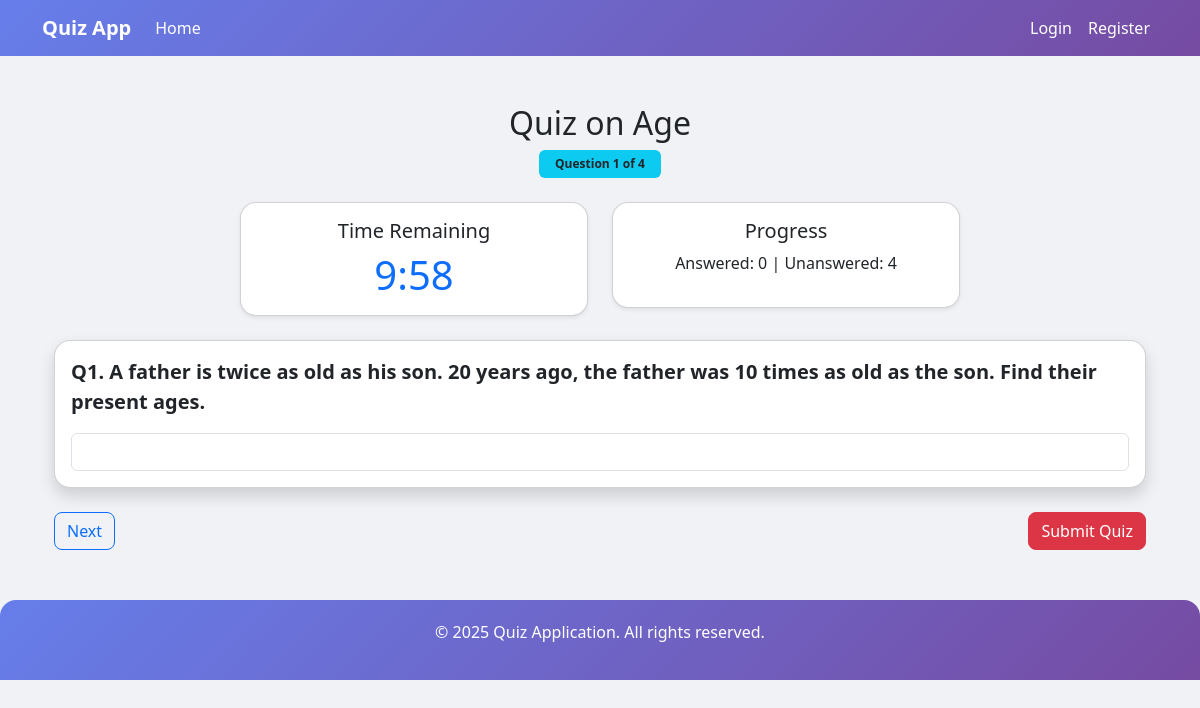
/quiz/1/, run on an earlier commit of the app's database.
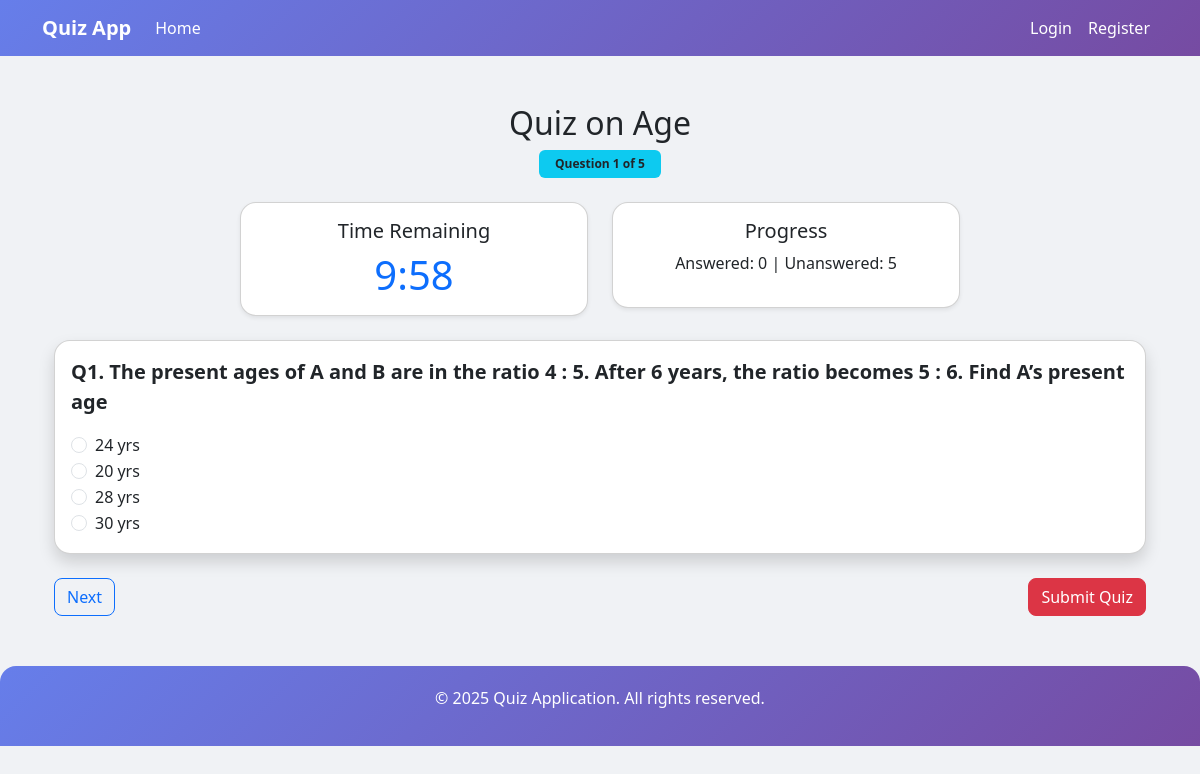
And on a later commit of the database.
### quiz/models.py (models this page shows, shortened)
class Question(models.Model):
    QUESTION_TYPES = [
        ("MCQ", "Multiple Choice"),
        ("NUM", "Numeric"),
        ("TF", "True/False"),
    ]
    DIFFICULTY_LEVELS = [
        (1, "Easy"),
        (2, "Medium"),
        (3, "Hard"),
    ]
    topic = models.ForeignKey(Topic, on_delete=models.CASCADE, related_name="questions")
    text = models.TextField()  # Question text (can hold LaTeX)
    question_type = models.CharField(max_length=5, choices=QUESTION_TYPES, default="MCQ")
    difficulty = models.IntegerField(choices=DIFFICULTY_LEVELS, default=1)
    marks = models.FloatField(default=1.0, editable=False)
    option_a = models.TextField(blank=True, null=True)
    option_b = models.TextField(blank=True, null=True)
    option_c = models.TextField(blank=True, null=True)
    option_d = models.TextField(blank=True, null=True)
    correct_option = models.CharField(
        max_length=50,
        blank=True,
        null=True,
        help_text=(
            "For MCQ: enter A, B, C, or D; "
            "For True/False: enter True or False; "
            "For Numeric: enter the number as text."
        )
    )
    solution = models.TextField(blank=True, null=True)
    created_by = models.ForeignKey(settings.AUTH_USER_MODEL, on_delete=models.SET_NULL, null=True, blank=True)
    created_at = models.DateTimeField(auto_now_add=True)

### quiz/views.py (the view, shortened to what this page needs)
# urls.py: path('quiz/<int:topic_id>/', views.take_quiz, name='take_quiz'),
def take_quiz(request, topic_id):
    topic = get_object_or_404(Topic, pk=topic_id)
    questions = list(Question.objects.filter(topic=topic)[:10])
    total_questions = len(questions)
    if total_questions == 0:
        return render(request, "no_questions.html", {"topic": topic})
    start_new = request.GET.get("start", None)
    duration_minutes = 10
    current_index = int(request.GET.get("q", 0))
    if current_index < 0 or current_index >= total_questions:
        current_index = 0
    if "quiz_answers" not in request.session:
        request.session["quiz_answers"] = {}
    answers = request.session["quiz_answers"]
    total_seconds = request.session.get("remaining_seconds", duration_minutes * 60)
    current_question = questions[current_index]
    question_id = str(current_question.id)
    saved_answer = answers.get(question_id, "")
    return render(request, "take_quiz.html", {
        "topic": topic,
        "question": current_question,
        "current_index": current_index,
        "total_questions": total_questions,
        "saved_answer": saved_answer,
        "answered_count": len(answers),
        "unanswered_count": total_questions - len(answers),
        "duration_minutes": duration_minutes,
        "remaining_seconds": total_seconds
    })

### quiz/context_processors.py (called while the page is built)
def user_role(request):
    if request.user.is_authenticated:
        if request.user.is_superuser or request.user.is_staff:
            return {"user_role": "admin"}
        else:
            return {"user_role": "user"}
    return {"user_role": None}

### templates/take_quiz.html (shortened to what this page needs)
{% extends "base.html" %}
{% block content %}
<div class="container mt-5">
    <div class="row mb-4">
        <div class="col-md-12 text-center">
            <h2 class="mb-2">Quiz on {{ topic.name }}</h2>
            <div class="badge bg-info text-dark py-2 px-3">
                Question {{ current_index|add:"1" }} of {{ total_questions }}
            </div>
        </div>
    </div>
    <div class="row mb-4 justify-content-center">
        <div class="col-md-4 text-center">
            <div class="card shadow-sm p-3">
                <h5>Time Remaining</h5>
                <span id="time" class="display-6 text-primary"></span>
            </div>
        </div>
        <div class="col-md-4 text-center">
            <div class="card shadow-sm p-3">
                <h5>Progress</h5>
                <p>Answered: {{ answered_count }} | Unanswered: {{ unanswered_count }}</p>
            </div>
        </div>
    </div>
    <form method="post" id="quiz-form">
        <div class="card shadow mb-4">
            <div class="card-body">
                <p class="fs-5"><strong>Q{{ current_index|add:"1" }}. {{ question.text }}</strong></p>
                {% if question.question_type == "MCQ" %}
                    <div class="form-check">
                        <input class="form-check-input" type="radio" name="answer" value="A" id="optionA"
                            {% if saved_answer == "A" %}checked{% endif %}>
                        <label class="form-check-label" for="optionA">{{ question.option_a }}</label>
                    </div>
                    <div class="form-check">
                        <input class="form-check-input" type="radio" name="answer" value="B" id="optionB"
                            {% if saved_answer == "B" %}checked{% endif %}>
                        <label class="form-check-label" for="optionB">{{ question.option_b }}</label>
                    </div>
                    <div class="form-check">
                        <input class="form-check-input" type="radio" name="answer" value="C" id="optionC"
                            {% if saved_answer == "C" %}checked{% endif %}>
                        <label class="form-check-label" for="optionC">{{ question.option_c }}</label>
                    </div>
                    <div class="form-check">
                        <input class="form-check-input" type="radio" name="answer" value="D" id="optionD"
                            {% if saved_answer == "D" %}checked{% endif %}>
                        <label class="form-check-label" for="optionD">{{ question.option_d }}</label>
                    </div>
                {% else %}
                    <input type="text" class="form-control" name="answer" value="{{ saved_answer }}">
                {% endif %}
            </div>
        </div>
        <div class="d-flex justify-content-between mb-5">
            <div>
                {% if current_index < total_questions|add:"-1" %}
                    <button type="submit" name="action" value="next" class="btn btn-outline-primary">Next</button>
                {% endif %}
            </div>
            <button type="button" class="btn btn-danger" onclick="openPopup()">Submit Quiz</button>
        </div>
    </form>
</div>
{% endblock %}

What changed in the data, as far as the page shows it:
removed Question: text "A father is twice as old as his son. 20 years ago, the father was 10 times as old as the son. Find their present ages."
added Question: text "The present ages of A and B are in the ratio 4 : 5. After 6 years, the ratio becomes 5 : 6. Find A’s present age", option_a "24 yrs", option_b "20 yrs", option_c "28 yrs", option_d "30 yrs"
Also different on the page:
{{ total_questions }}: "4" → "5"
{{ unanswered_count }}: "4" → "5"
form field answer: (not shown) → "☐ 24 yrs"
form field answer: (not shown) → "☐ 20 yrs"
form field answer: (not shown) → "☐ 28 yrs"
form field answer: (not shown) → "☐ 30 yrs"
